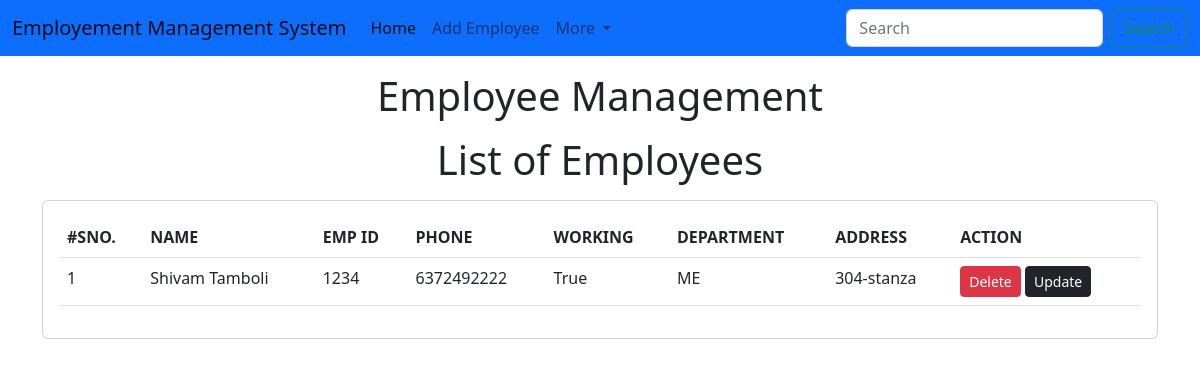
The page /emp/home/ on the database as committed earlier.
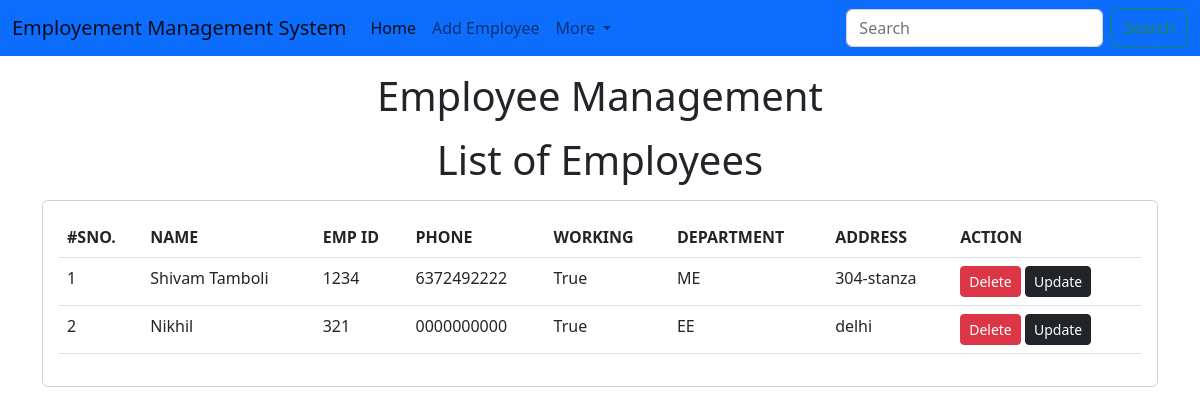
The same page on the database as committed later.
### emp/models.py (models this page shows)
class Emp(models.Model):
    name=models.CharField(max_length=200)
    emp_id=models.CharField(max_length=100)
    phone=models.CharField(max_length=10)
    address=models.CharField(max_length=150)
    working=models.BooleanField(default=True)
    department=models.CharField(max_length=10)

### emp/views.py (the view)
# urls.py: path("home/", emp_home),
def emp_home(request):
    emps=Emp.objects.all()
    return render(request, "emp/home.html",{
    'emps':emps
    })

### templates/emp/home.html (shortened to what this page needs)
<!DOCTYPE html>
<html lang="en">
  <head>
    <link
      href="https://cdn.jsdelivr.net/npm/bootstrap@5.2.0-beta1/dist/css/bootstrap.min.css"
      rel="stylesheet"
    />
  </head>
  <body>
    {% include 'emp/navbar.html' %}
    <h1 class="text-center my-3">Employee Management</h1>
    <h1 class="text-center my-3">List of Employees</h1>
    <div class="container">
      <div class="row">
        <div class="col-md-12">
          <div class="card">
            <div class="card-body">
              <table class="table">
                <thead>
                  <tr>
                    <th>#SNO.</th>
                    <th>NAME</th>
                    <th>EMP ID</th>
                    <th>PHONE</th>
                    <th>WORKING</th>
                    <th>DEPARTMENT</th>
                    <th>ADDRESS</th>
                    <th>ACTION</th>
                  </tr>
                </thead>
                <tbody>
                  {% for e in emps %}
                  <tr>
                    <td>{{forloop.counter}}</td>
                    <td>{{e.name}}</td>
                    <td>{{e.emp_id}}</td>
                    <td>{{e.phone}}</td>
                    <td>{{e.working}}</td>
                    <td>{{e.department}}</td>
                    <td>{{e.address}}</td>
                    <td>
                      <a href="/emp/delete-emp/{{e.id}}" class="btn btn-danger btn-sm">Delete</a>
                      <a href="/emp/update-emp/{{e.id}}" class="btn btn-dark btn-sm">Update</a>
                    </td>
                  </tr>
                  {% endfor %}
                </tbody>
              </table>
            </div>
          </div>
        </div>
      </div>
    </div>
  </body>
</html>

Rows that differ between the two databases and show on the page:
added Emp: name "Nikhil", emp_id "321", phone "0000000000", working "True", department "EE", address "delhi"
